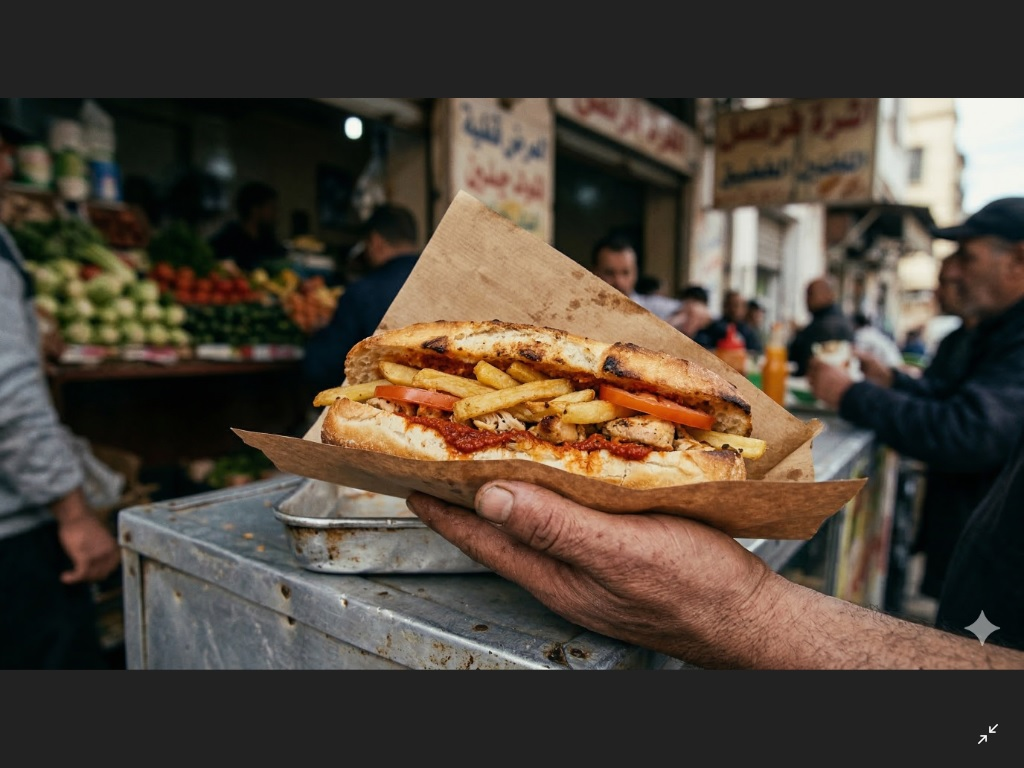
#> input picture media-pipeline/input/S titre.jpg, 1024 x 768 px
$ python image_watcher.py --image 'input/S titre.jpg' --out out.png
#> lines starting #> are read from the running program, lines starting #| are printed output that depends on the picture; after the words box and inside, x2 and y2 are one past the last pixel; in counts of white or black regions, pixels touching at a corner belong together
#!/usr/bin/env python3
# media-pipeline/image_watcher.py
# تحليل الصورة لإخراج ميتاداتا: مناطق فارغة للكتابة + ألوان مهيمنة + سطوع + اقتراح ستايل + نصوص مقترحة

import os
import json
import argparse
from datetime import datetime, timezone

import cv2
import numpy as np

ALLOWED_EXT = (".png", ".jpg", ".jpeg", ".webp")


def utc_now():
	return datetime.now(timezone.utc).isoformat()


def clamp(v, lo, hi):
	return max(lo, min(hi, v))


def hex_color(bgr):
	b, g, r = [int(x) for x in bgr]
	return f"#{r:02x}{g:02x}{b:02x}"


def dominant_colors(img_bgr, k=5):
	# downsample for speed
	small = cv2.resize(img_bgr, (0, 0), fx=0.25, fy=0.25, interpolation=cv2.INTER_AREA)
	pixels = small.reshape((-1, 3)).astype(np.float32)
	if pixels.shape[0] < k:
		k = max(1, pixels.shape[0])

	criteria = (cv2.TERM_CRITERIA_EPS + cv2.TERM_CRITERIA_MAX_ITER, 20, 1.0)
	_, labels, centers = cv2.kmeans(pixels, k, None, criteria, 5, cv2.KMEANS_PP_CENTERS)
	centers = centers.astype(np.uint8)
	counts = np.bincount(labels.flatten(), minlength=k)
	idx = np.argsort(-counts)
	return [hex_color(centers[i]) for i in idx]


def brightness_score(img_bgr):
	# normalized brightness 0..1 from V channel
	hsv = cv2.cvtColor(img_bgr, cv2.COLOR_BGR2HSV)
	v = hsv[:, :, 2].astype(np.float32) / 255.0
	return float(np.mean(v))


def find_empty_regions(img_bgr, max_regions=4):
	"""Find low-detail regions suitable for text.
	Returns list of {x,y,w,h,score} in px.
	"""
	h, w = img_bgr.shape[:2]
	gray = cv2.cvtColor(img_bgr, cv2.COLOR_BGR2GRAY)

	# Edge density as a proxy for details
	edges = cv2.Canny(gray, 60, 140)
	edges = cv2.GaussianBlur(edges, (0, 0), 2.0)

	# Candidate windows (heuristic grid)
	win_w = int(w * 0.45)
	win_h = int(h * 0.16)
	candidates = []
	for ry in (0.08, 0.32, 0.56, 0.72):
		for rx in (0.06, 0.50):
			x = int(w * rx)
			y = int(h * ry)
			x = clamp(x, 0, max(0, w - win_w))
			y = clamp(y, 0, max(0, h - win_h))
			patch = edges[y : y + win_h, x : x + win_w]
			score = float(np.mean(patch))  # lower is better
			candidates.append({"x": x, "y": y, "w": win_w, "h": win_h, "score": round(score, 4)})

	candidates.sort(key=lambda r: r["score"])
	return candidates[:max_regions]


def infer_text_theme(brightness):
	return "dark" if brightness > 0.55 else "light"


def main():
	ap = argparse.ArgumentParser()
	ap.add_argument("--image", required=True)
	ap.add_argument("--out", required=True)
	ap.add_argument("--title", default="")
	ap.add_argument("--cta", default="")
	args = ap.parse_args()

	img_path = args.image
	if not os.path.isfile(img_path):
		raise SystemExit(f"Image not found: {img_path}")

	if not img_path.lower().endswith(ALLOWED_EXT):
		raise SystemExit("Unsupported image extension")

	img = cv2.imread(img_path, cv2.IMREAD_COLOR)
#> img is the input picture: shape (768, 1024, 3); mean B, G, R 57.2, 68.3, 79.1
	if img is None:
		raise SystemExit("Failed to read image")

	h, w = img.shape[:2]
#> h = 768; w = 1024
	b = brightness_score(img)
#> in brightness_score, `hsv = cv2.cvtColor(img_bgr, cv2.COLOR_BGR2HSV)`: hsv: shape (768, 1024, 3); mean H, S, V 31.8, 83, 81.9
#> in brightness_score, `v = hsv[:, :, 2].astype(np.float32) / 255.0`:
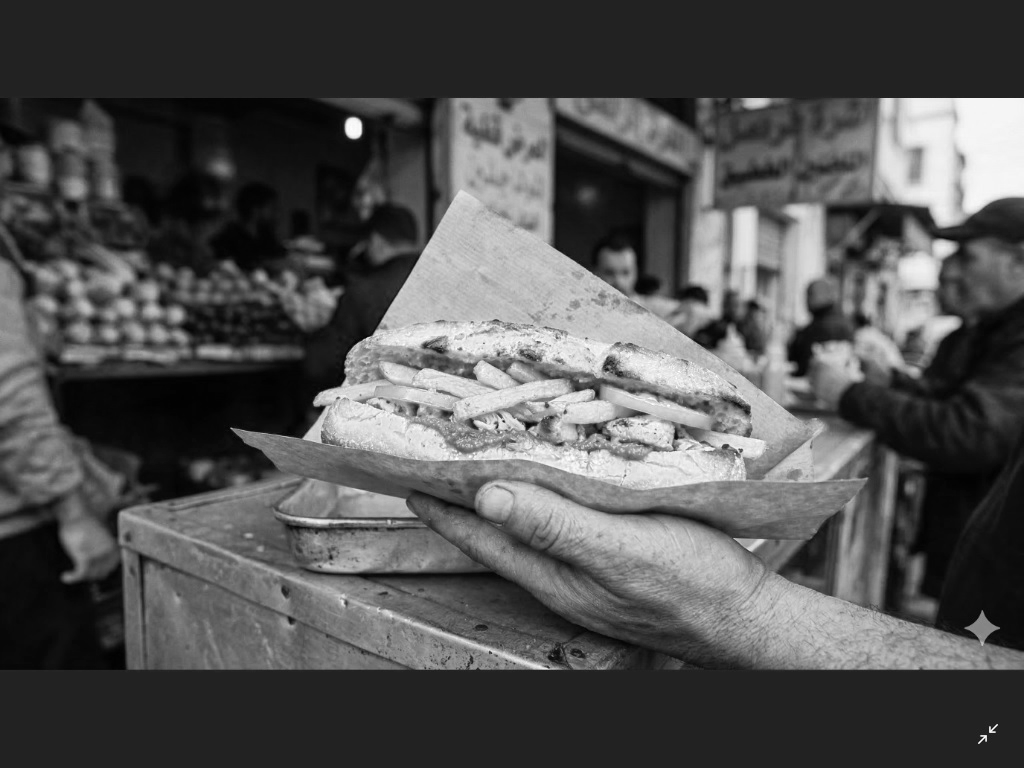
#> v: shape (768, 1024) float32; min 0, max 1, mean 0.321
#> b = 0.321
	colors = dominant_colors(img, k=5)
#> in dominant_colors, `small = cv2.resize(img_bgr, (0, 0), fx=0.25, fy=0.25, interpolation=cv..`:
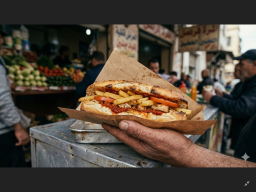
#> small: shape (192, 256, 3); mean B, G, R 57.2, 68.3, 79.1
#> in dominant_colors, `_, labels, centers = cv2.kmeans(pixels, k, None, criteria, 5, cv2.KMEA..`: centers = [[195.4, 211.2, 215.9], [25.55, 27.84, 26.39], [113.1, 148, 184.2], [97.82, 106.5, 118.3], [46.01, 66.7, 96.74]]
#> in dominant_colors, `centers = centers.astype(np.uint8)`: centers = [[195, 211, 215], [25, 27, 26], [113, 147, 184], [97, 106, 118], [46, 66, 96]]
#> in dominant_colors, `counts = np.bincount(labels.flatten(), minlength=k)`: counts = [1984, 25645, 6348, 6807, 8368]
#> in dominant_colors, `idx = np.argsort(-counts)`: idx = [1, 4, 3, 2, 0]
#> in hex_color, `b, g, r = [int(x) for x in bgr]`: b = 25; g = 27; r = 26
#> colors = ['#1a1b19', '#60422e', '#766a61', '#b89371', '#d7d3c3']
	regions = find_empty_regions(img, max_regions=4)
#> in find_empty_regions, `gray = cv2.cvtColor(img_bgr, cv2.COLOR_BGR2GRAY)`:
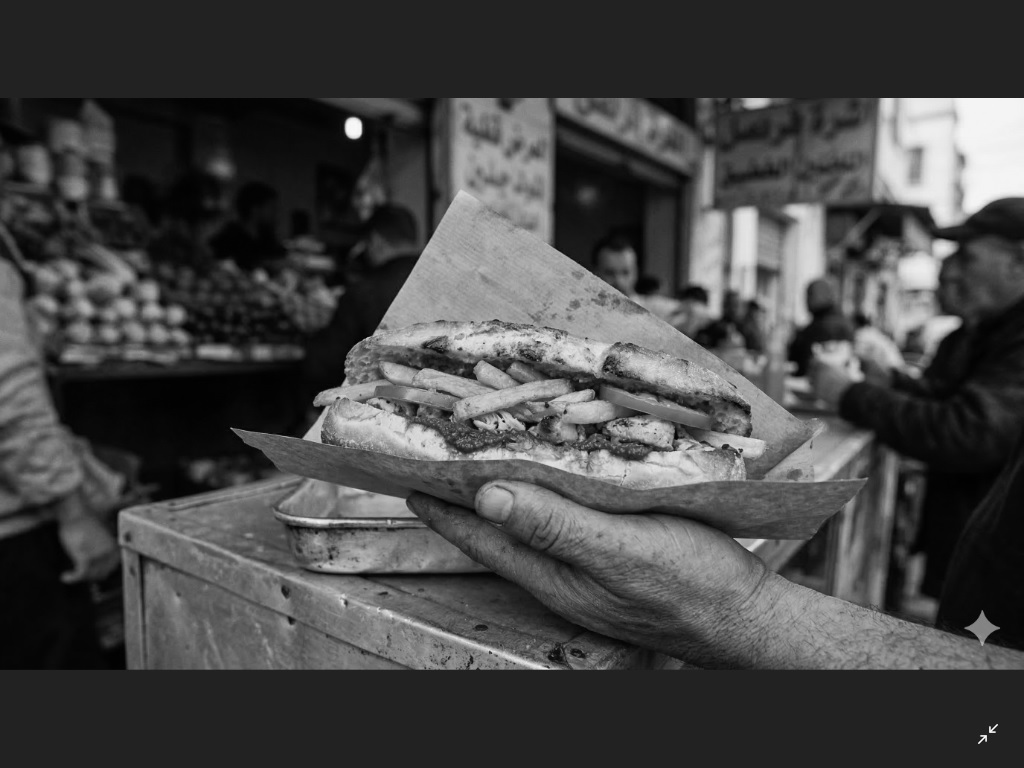
#> gray: shape (768, 1024); min 0, max 255, mean 70.3
#> in find_empty_regions, `edges = cv2.Canny(gray, 60, 140)`:
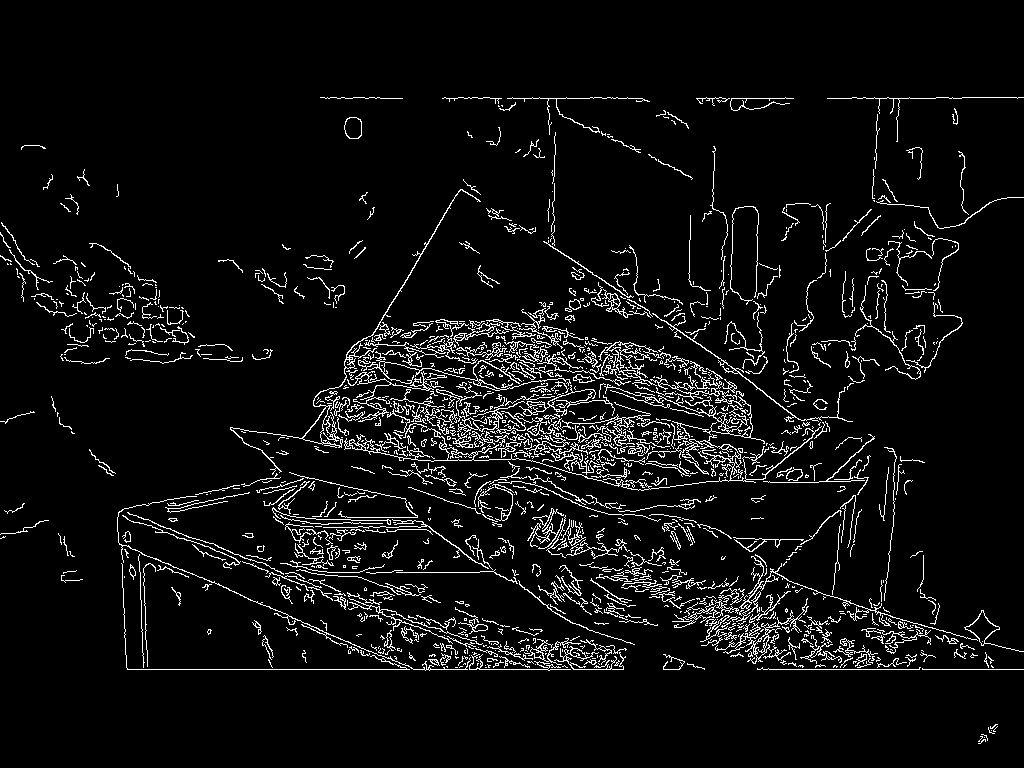
#> edges: shape (768, 1024); 5.8% white in thin lines or dots, all inside (x1, y1, x2, y2) = (0, 97, 1024, 744)
#> in find_empty_regions, `edges = cv2.GaussianBlur(edges, (0, 0), 2.0)`:
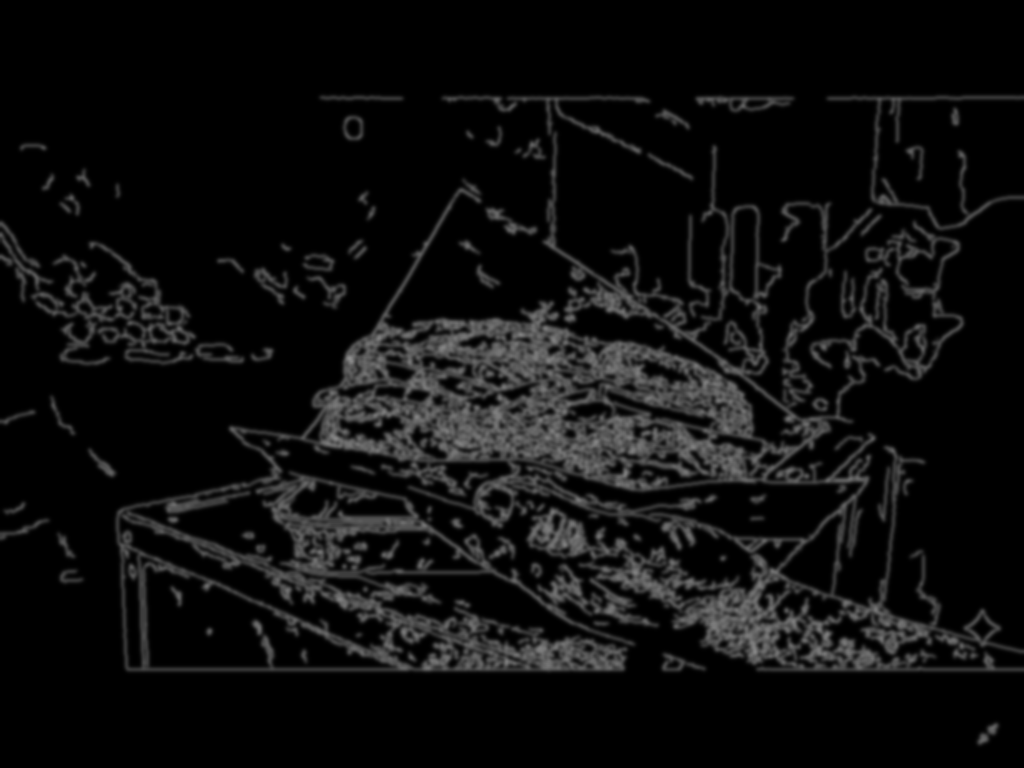
#> edges: shape (768, 1024); min 0, max 142, mean 14.8
#> after the loop in find_empty_regions, `for ry in (0.08, 0.32, 0.56, 0.72):`:
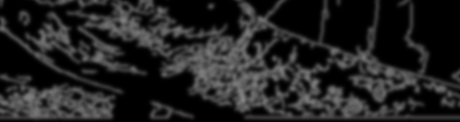
#> patch: shape (122, 460); min 0, max 132, mean 35
#> after the loop in find_empty_regions, `for ry in (0.08, 0.32, 0.56, 0.72):`: candidates = 8 items
#> regions = 4 items
	chosen = regions[0] if regions else {"x": int(w * 0.1), "y": int(h * 0.7), "w": int(w * 0.8), "h": int(h * 0.18), "score": 999}
#> chosen = {'x': 61, 'y': 61, 'w': 460, 'h': 122, 'score': 1.67}

	theme = infer_text_theme(b)
#> theme = 'light'
	text_color = "#111111" if theme == "dark" else "#ffffff"
#> text_color = '#ffffff'

	# Font size heuristic
	font_size = int(max(28, min(96, h * 0.055)))
#> font_size = 42

	meta = {
		"version": 1,
		"generated_at": utc_now(),
		"source_image": {"filename": os.path.basename(img_path), "width": int(w), "height": int(h)},
		"analysis": {
			"dominant_colors": colors[:3],
			"brightness": round(b, 4),
			"recommended_text_theme": theme,
		},
		"layout": {
			"empty_regions_px": regions,
			"chosen_region_px": {k: chosen[k] for k in ("x", "y", "w", "h")},
		},
		"text_style": {
			"font_family": "Cairo",
			"font_weight": 800,
			"font_size_px": int(font_size),
			"color": text_color,
			"shadow": {"enabled": True, "blur": 14, "opacity": 0.28, "x": 0, "y": 8},
		},
		"filters": {
			"brightness": 1.03,
			"contrast": 1.06,
			"saturation": 1.05,
			"sharpness": 1.1,
			"background_blur_px": 0,
		},
		"copy": {
			"title": args.title or "عرض اليوم",
			"cta": args.cta or "اطلب الآن",
		},
	}

	os.makedirs(os.path.dirname(args.out), exist_ok=True)
	with open(args.out, "w", encoding="utf-8") as f:
		json.dump(meta, f, ensure_ascii=False, indent=2)


if __name__ == "__main__":
	main()

$ run again, on media-pipeline/input/Sans msitsre.jpg
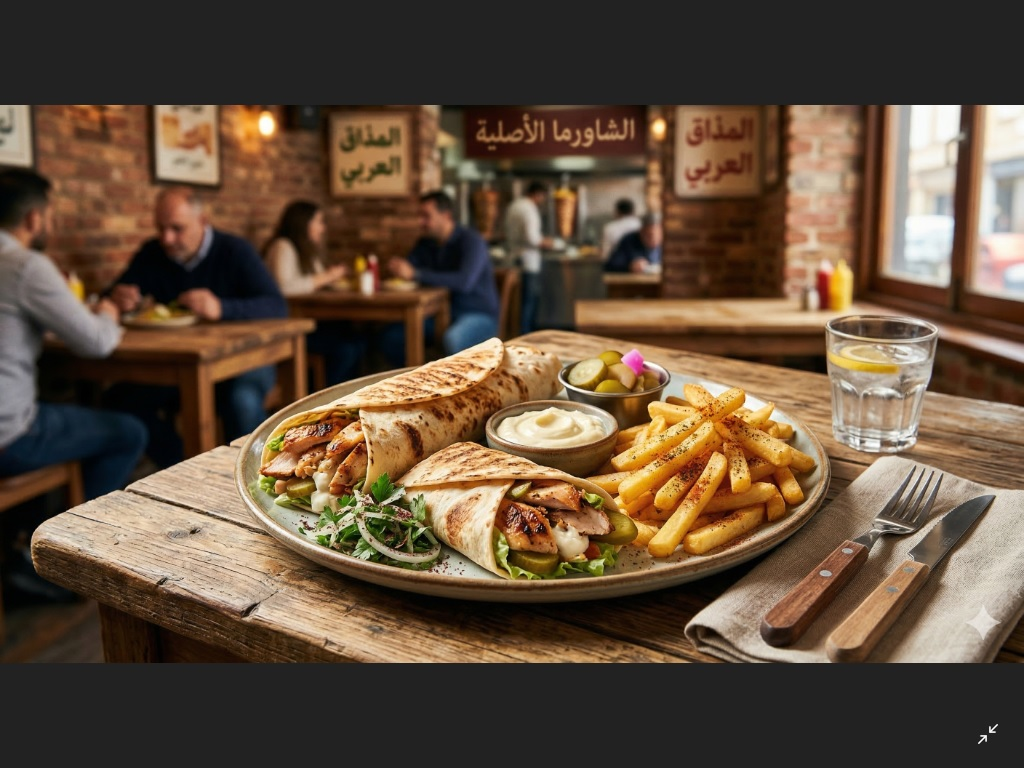
#> input picture media-pipeline/input/Sans msitsre.jpg, 1024 x 768 px
#> in main, img is the input picture: shape (768, 1024, 3); mean B, G, R 60.4, 78.8, 98.4
#> hsv: shape (768, 1024, 3); mean H, S, V 18.5, 97.9, 99.5
#> in main, `b = brightness_score(img)`: b = 0.39
#> in dominant_colors, `_, labels, centers = cv2.kmeans(pixels, k, None, criteria, 5, cv2.KMEA..`: centers = [[178.3, 201.1, 217], [32.38, 55.12, 85.94], [60.04, 98.32, 142.3], [114.2, 152.8, 186.7], [26.61, 29.32, 32.87]]
#> in dominant_colors, `centers = centers.astype(np.uint8)`: centers = [[178, 201, 216], [32, 55, 85], [60, 98, 142], [114, 152, 186], [26, 29, 32]]
#> counts = [5186, 8472, 7344, 6597, 21553]
#> idx = [4, 1, 2, 3, 0]
#> in hex_color, `b, g, r = [int(x) for x in bgr]`: b = 26; g = 29; r = 32
#> colors = ['#201d1a', '#553720', '#8e623c', '#ba9872', '#d8c9b2']
#> in find_empty_regions, `edges = cv2.Canny(gray, 60, 140)`:
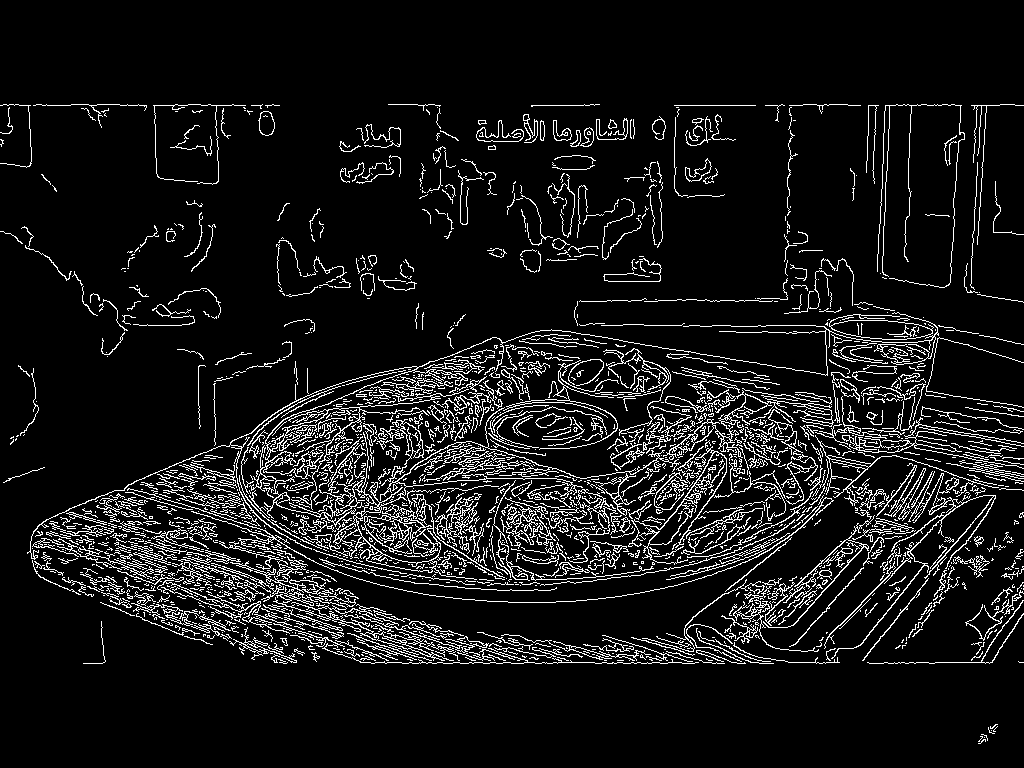
#> edges: shape (768, 1024); 8.8% white in thin lines or dots, all inside (x1, y1, x2, y2) = (0, 104, 1024, 744)
#> after the loop in find_empty_regions, `for ry in (0.08, 0.32, 0.56, 0.72):`:
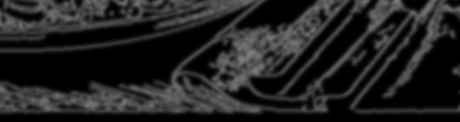
#> patch: shape (122, 460); min 0, max 130, mean 33.5
#> after the loop in find_empty_regions, `for ry in (0.08, 0.32, 0.56, 0.72):`: candidates = 8 items
#> regions = 4 items
#> chosen = {'x': 61, 'y': 61, 'w': 460, 'h': 122, 'score': 8.34}
#> theme = 'light'
#> text_color = '#ffffff'
